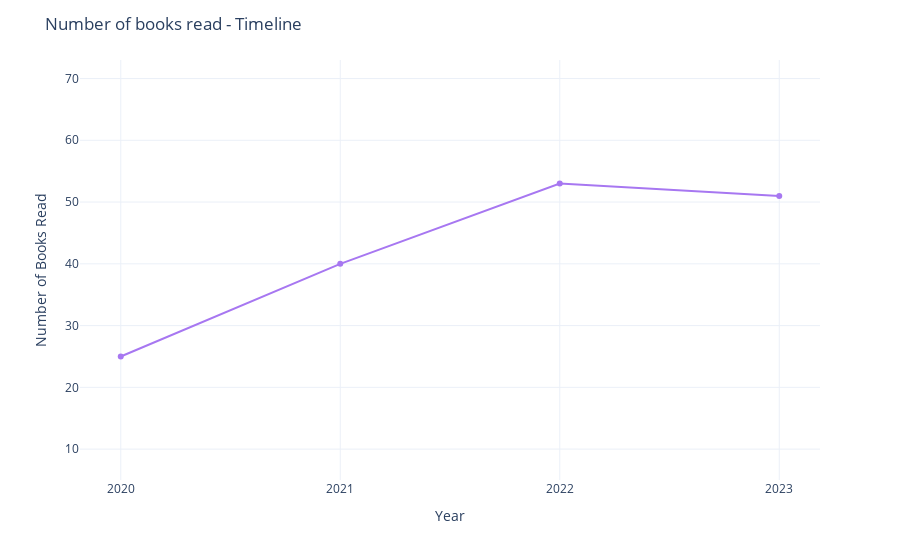

Here is the notebook cell this chart was saved with:
### Code cell
viz_read(myreads)

### Figure 1 — Plotly figure (JSON) as saved in the notebook; plotly's stock layout.template omitted (floating-point values rounded to 4 significant figures)
{"data": [{"hovertemplate": "Year=%{x}<br>Books Read=%{y}<extra></extra>", "legendgroup": "", "line": {"color": "#A777F1", "dash": "solid"}, "marker": {"symbol": "circle"}, "mode": "lines+markers", "name": "", "orientation": "v", "showlegend": false, "type": "scatter", "x": [2020, 2021, 2022, 2023], "xaxis": "x", "y": [25, 40, 53, 51], "yaxis": "y"}], "layout": {"legend": {"tracegroupgap": 0}, "margin": {"t": 60}, "showlegend": false, "title": {"text": "Number of books read - Timeline"}, "xaxis": {"anchor": "y", "domain": [0, 1], "dtick": 1, "title": {"text": "Year"}}, "yaxis": {"anchor": "x", "domain": [0, 1], "range": [5, 73], "title": {"text": "Number of Books Read"}}}}
